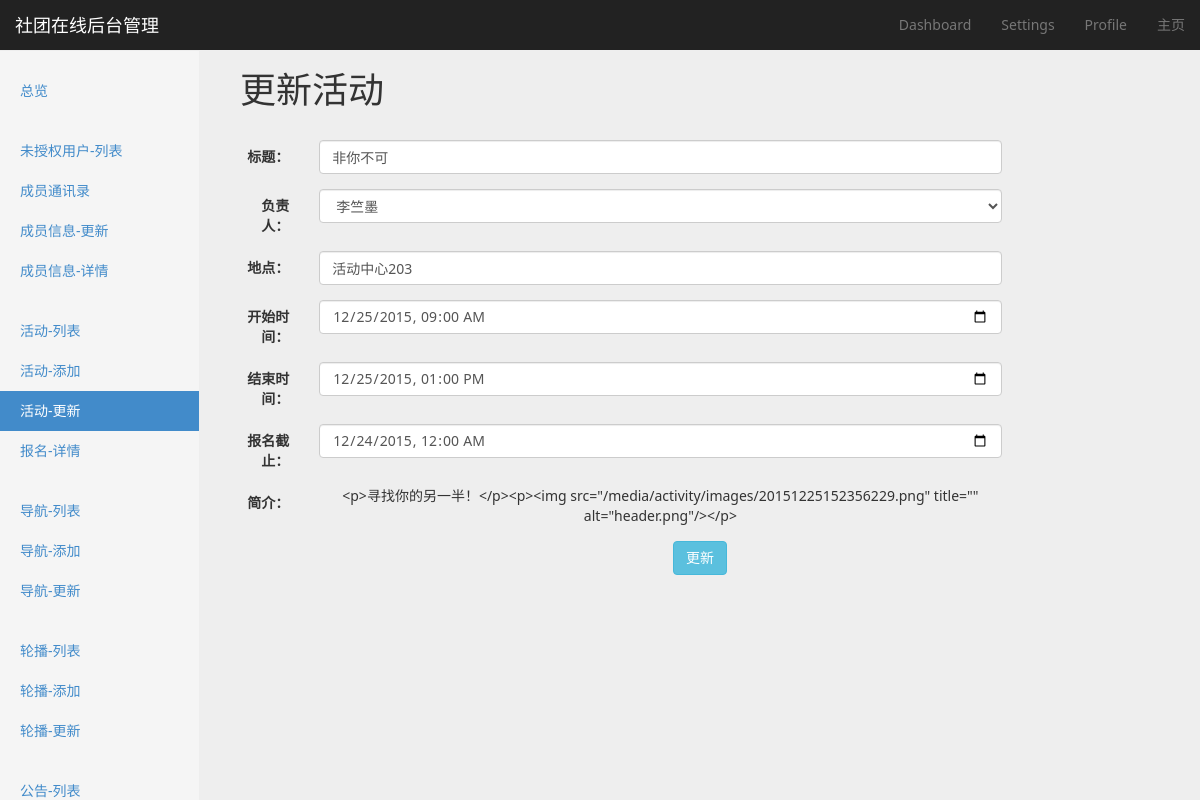
Screenshot of /activity/activity/2/update/ with the database file from the repository.
### activity/models.py (models this page shows, shortened)
class Activity(models.Model):
    title = models.CharField(max_length=128)
    content = UEditorField(imagePath="activity/images/", filePath="activity/files/")
    responsible_user = models.ForeignKey(User)
    address = models.CharField(max_length=128, blank=True, null=True)
    entry_closing_time = models.DateTimeField()
    start_time = models.DateTimeField()
    closing_time = models.DateTimeField()
    is_alternative = models.BooleanField(default=False)
    alternative_title = models.CharField(max_length=128, blank=True, null=True)

### authentication/models.py (models this page shows, shortened)
class MyUser(models.Model):
    name = models.CharField(max_length=32)
    student_id = models.CharField(max_length=16)
    college = models.CharField(max_length=16)
    tel = models.CharField(max_length=11)
    is_public_tel = models.BooleanField(default=False)
    SEX_CHOICE = (
        ('M', u'男'),
        ('F', u'女'),
    )
    sex = models.CharField(max_length=1, choices=SEX_CHOICE)
    level = models.SmallIntegerField()
    birthday = models.DateField()
    qq = models.CharField(max_length=32, blank=True)
    is_public_qq = models.BooleanField(default=False)
    description = models.TextField(blank=True, null=True)
    photo = models.ImageField(upload_to='./user/photo/%Y/%m/%d/')
    is_publisher = models.BooleanField(default=False)
    is_admin = models.BooleanField(default=False)
    user = models.OneToOneField(User)

### activity/views.py (the view, shortened to what this page needs)
# urls.py: url(r'^activity/(?P<pk>[0-9]+)/update/$', views.ActivityUpdateView.as_view(), name='activity-update'),
class ActivityUpdateView(AjaxableResponseMixin, UpdateView):
    model = Activity
    template_name_suffix = '_update_form'
    fields = ['title', 'content', 'responsible_user', 'address']
    success_url = reverse_lazy('activity-list')
    context_object_name = 'activity'
    def get_context_data(self, *args, **kwargs):
        context = super(ActivityUpdateView, self).get_context_data(*args, **kwargs)
        context['user_list'] = User.objects.filter(is_active=True)
        context['active_page'] = 'activity-update'
        return context

### utils/common_mixin.py (called while the page is built)
    def get_context_data(self, *args, **kwargs):
        context = super(BaseMixin, self).get_context_data(**kwargs)
        context['COMMUNITY_NAME'] = COMMUNITY_NAME
        context['COMMUNITY_DESCRIPTION'] = COMMUNITY_DESCRIPTION
        context['PAGE_NUMBER'] = PAGE_NUMBER
        return context

### templates/activity/activity_update_form.html (shortened to what this page needs)
{% extends 'website/backend/settings/settings_base.html' %}
{% block option-title %}
    更新活动
{% endblock %}
{% block content %}
    <div class="col-md-12">
        <form class="form-horizontal" id="data-form">
            <div class="form-group">
                <label for="title" class="col-sm-1 control-label">标题：</label>
                <div class="col-sm-9">
                    <input type="text" id="title" name="title" class="form-control" required value="{{ activity.title }}">
                </div>
            </div>
            <div class="form-group">
                <label for="responsible_user" class="col-sm-1 control-label">负责人：</label>
                <div class="col-sm-9">
                    <select name="responsible_user" id="responsible_user" class="form-control">
                        {% for user in user_list %}
                            <option value="{{ user.id }}" {% if activity.responsible_user.id == user.id %} selected {% endif %}>{{ user.myuser.name }}</option>
                        {% endfor %}
                    </select>
                </div>
            </div>
            <div class="form-group">
                <label for="address" class="col-sm-1 control-label">地点：</label>
                <div class="col-sm-9">
                    <input type="text" id="address" name="address" class="form-control" value="{{ activity.address }}">
                </div>
            </div>
            <div class="form-group">
                <label for="start_time" class="col-sm-1 control-label">开始时间：</label>
                <div class="col-sm-9">
                    <input type="datetime-local" id="start_time" name="start_time" class="form-control" required value="{{ activity.start_time|date:"Y-m-d" }}T{{ activity.start_time|time:"H:i:s" }}">
                </div>
            </div>
            <div class="form-group">
                <label for="closing_time" class="col-sm-1 control-label">结束时间：</label>
                <div class="col-sm-9">
                    <input type="datetime-local" id="closing_time" name="closing_time" class="form-control" required value="{{ activity.closing_time|date:"Y-m-d" }}T{{ activity.closing_time|time:"H:i:s" }}">
                </div>
            </div>
            <div class="form-group">
                <label for="entry_closing_time" class="col-sm-1 control-label">报名截止：</label>
                <div class="col-sm-9">
                    <input type="datetime-local" id="entry_closing_time" name="entry_closing_time" class="form-control" required value="{{ activity.entry_closing_time|date:"Y-m-d" }}T{{ activity.entry_closing_time|time:"H:i:s" }}">
                </div>
            </div>
            <div class="form-group">
                <label for="ueditor_textarea_content" class="col-sm-1 control-label">简介：</label>
                <div class="col-sm-9">
                    <script id="id_content" name="content" style="display: inline-block;" type="text/plain">{{ activity.content|safe }}</script>
                </div>
            </div>
            <button class="btn btn-info" id="submit-btn">更新</button>
        </form>
    </div>
{% endblock %}

### website/static/css/main.css (style rules this page uses)
body { background-color: #eeeeee; font-family: "Segoe UI", "Microsoft YaHei UI", sans-serif, "Segoe MDL2 Assets", "Symbols"; }

### website/static/css/dashboard.css (style rules this page uses)
body { padding-top: 50px; }

### rows the page displays
Activity: title "非你不可", responsible_user "李竺墨", address "活动中心203", start_time "12/25/2015 09:00", closing_time "12/25/2015 13:00", entry_closing_time "12/24/2015 00:00"

### other values shown
{{ COMMUNITY_NAME }} "社团在线"
